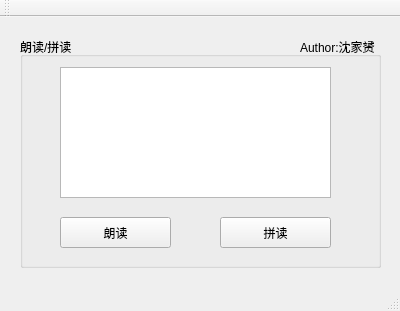
<?xml version="1.0" encoding="UTF-8"?>
<ui version="4.0">
 <class>MainWindow</class>
 <widget class="QMainWindow" name="MainWindow">
  <property name="geometry">
   <rect>
    <x>0</x>
    <y>0</y>
    <width>400</width>
    <height>311</height>
   </rect>
  </property>
  <property name="windowTitle">
   <string>CIP-TTS</string>
  </property>
  <widget class="QWidget" name="centralWidget">
   <widget class="QGroupBox" name="groupBox">
    <property name="geometry">
     <rect>
      <x>20</x>
      <y>20</y>
      <width>361</width>
      <height>231</height>
     </rect>
    </property>
    <property name="title">
     <string>朗读/拼读</string>
    </property>
    <widget class="QPushButton" name="pushBtn_read">
     <property name="geometry">
      <rect>
       <x>40</x>
       <y>180</y>
       <width>111</width>
       <height>31</height>
      </rect>
     </property>
     <property name="text">
      <string>朗读</string>
     </property>
    </widget>
    <widget class="QTextEdit" name="textEdit">
     <property name="geometry">
      <rect>
       <x>40</x>
       <y>30</y>
       <width>271</width>
       <height>131</height>
      </rect>
     </property>
    </widget>
    <widget class="QPushButton" name="pushBtn_spell">
     <property name="geometry">
      <rect>
       <x>200</x>
       <y>180</y>
       <width>111</width>
       <height>31</height>
      </rect>
     </property>
     <property name="text">
      <string>拼读</string>
     </property>
    </widget>
    <widget class="QLabel" name="label">
     <property name="geometry">
      <rect>
       <x>280</x>
       <y>0</y>
       <width>81</width>
       <height>20</height>
      </rect>
     </property>
     <property name="text">
      <string>Author:沈家赟</string>
     </property>
    </widget>
   </widget>
  </widget>
  <widget class="QMenuBar" name="menuBar">
   <property name="geometry">
    <rect>
     <x>0</x>
     <y>0</y>
     <width>400</width>
     <height>23</height>
    </rect>
   </property>
  </widget>
  <widget class="QToolBar" name="mainToolBar">
   <attribute name="toolBarArea">
    <enum>TopToolBarArea</enum>
   </attribute>
   <attribute name="toolBarBreak">
    <bool>false</bool>
   </attribute>
  </widget>
  <widget class="QStatusBar" name="statusBar"/>
 </widget>
 <layoutdefault spacing="6" margin="11"/>
 <resources/>
 <connections/>
</ui>
